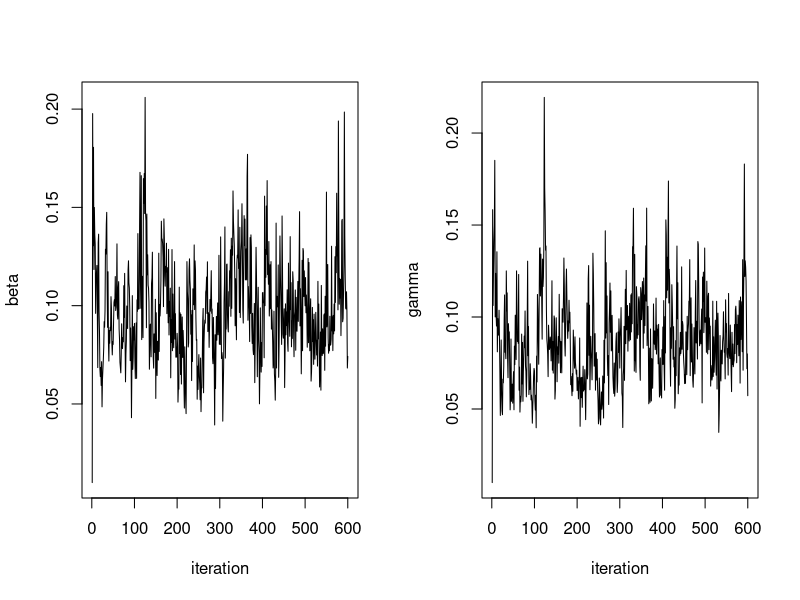
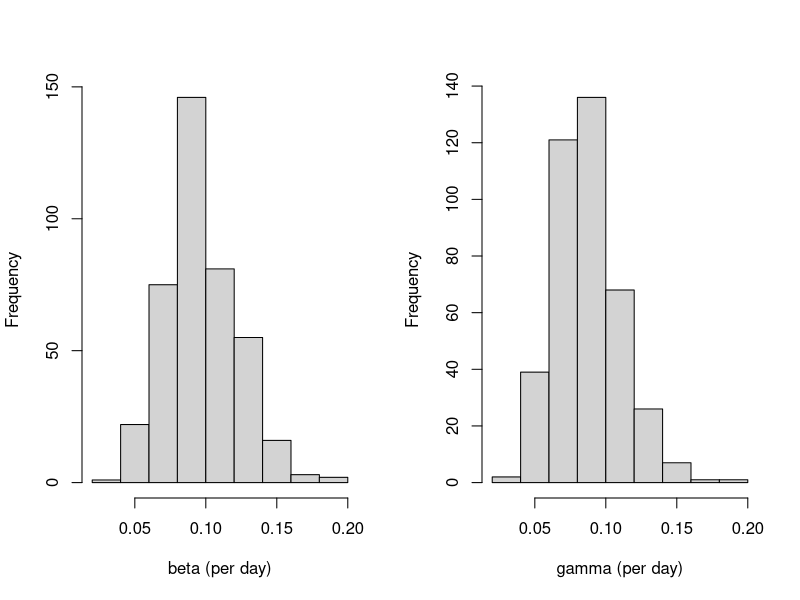
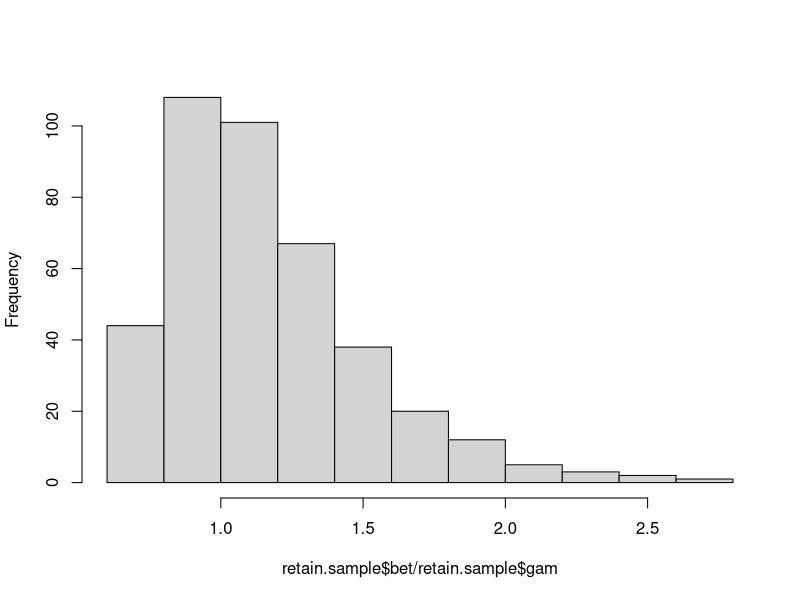

The R source for these figures, in order:
# This source code contains the main program (sampleSIR.R) and
# all required subroutines.
# Last updated July 12, 2015/KA

######################
# (1) Program readdata
######################
readdata = function(){
# July 16, 2012/KA
#
# This function outputs the Abakaliki smallpox data.
# The data points are time intervals (days) between the 
# detection of cases. There were 30 cases altogether, including
# the index case, so there are 29 time intervals.

# The observed data as time intervals (in days) between the removals
return(c(13,7,2,3,0,0,1,4,5,3,2,0,2,0,5,3,1,4,0,1,1,1,2,0,1,5,0,5,5))

}


##########################
# (2) Program removaltimes
##########################
removaltimes = function(intervals){
# July 16, 2012/KA
#
# This function outputs the removal times, based on 
# the observed time intervals between the removals. 

# N.B. The time origin (infection time of the index case) and 
#      the removal time of the index case are specific choices
#      pertaining to the Abakaliki smallpox data (cf. the intructions
#      to this exercise)
#
# INPUT intervals = time intervals between removals 

# Reserved space for removal times
n_intervals  = length(intervals)
remtimes     = rep(0,n_intervals+1)

# Model assumption: the removal in the index case occurred at day 14;
#                   the time origin will at day 0 = the day of infection
#                   of the index case
remtimes[1]   = 14

# Calculate the removal times for cases 2,...,30
remtimes[2:(n_intervals+1)] = remtimes[1] + cumsum(intervals)

# The output
return(remtimes) # all removal times 

}


############################
# (3) Program initializedata
############################
initializedata = function(remtimes){
# July 16, 2012/KA
#
# This function initializes the complete data for the
# general epidemic model with observed removal times. 
# The complete data contains infection and removal times 
# of the 'n' individuals that were infected during the oubreak.
#
# For each individual, the initial value of the infection 
# time is taken to be halfway between time 0 and the time 
# of removal for the individual.
#
# N.B. There are M-n susceptible individuals that do not
#      acquire infection during the outbreak. These data are
#      not coded in the complete data matrix.
#
# INPUT remtimes        = the removal times as a vector (of length n)
# OUTPUT initializedata = a complete data matrix (nx2 matrix)

# Reserve space the complete data matrix
n            = length(remtimes) # The total number of infected during the outbreak
completedata = matrix(0,n,2)
completedata = as.data.frame(completedata)
colnames(completedata) = c("infectiontime","removaltime")

# The data for the index case is on the first row:
completedata[1,] = c(0,remtimes[1]) # infection at time 0, removal as in the input

# Initialize the infection times for cases 2,...,n
inftimes = rep(0,n)
for (k in 2:n){  
   inftimes[k]      = inftimes[k-1] + (remtimes[k-1]-inftimes[k-1])/2
   completedata[k,] = c(inftimes[k],remtimes[k])
   }

# The output: the complete data matrix
initializedata = completedata;

}



###########################
# (4) Program loglikelihood
###########################
loglikelihood = function(A,M,bet,gam){
# May 28, 2011/KA
#
# This function calculates the value of the log-likelihood.
# The likelihood is based on *individual* histories
# of infection and removal times in the general epidemic model.
# See the lecture notes and the instuctions to this exercise.
#
# INPUT A       = the complete data matrix: a nx2 matrix, including
#                 the infection and removal times for the n infected
#                 individuals in the data
#       M       = the total number of individuals in the community
#       bet,gam = the current iterates of the model parameters
#
# OUTPUT = the value of the log-likelihood.
#
# N.B.     If the complete data matrix is such that
#          the number of infectious or susceptibles is
#          zero during the outbreak, value -Inf is returned.
#          This notifies an impossible realisation in the model.
#
# N.B.     The likelihood function is based on *individual* event-histories.
#          This agrees with the actual augmentation routine (update_inftimes.R),
#          in which unknown *individual* infection times are sampled 
#          conditionally on each individual's removal time.
#
# This subroutine is called by function update_inftimes.R.

# The number of infected individuals during the entire outbreak, including the index case 
n = dim(A)[1]

# 'Recode' the infection and removal times
inftimes = cbind(rep(1,n),A[,1])    # 1 = infection
remtimes = cbind(rep(0,n),A[,2])    # 0 = removal
times    = rbind(inftimes,remtimes) 

# Sort the infection and removal times in ascending order
c     = sort(times[,2],index.return=TRUE);
times = times[c$ix,];

# The indicator vector for infection events
indicator = times[,1]

# The  indices of the infection times
infection = which(indicator==1)

# Reserve space: the numbers of infected at each of the n-1 infections
no_infected        = rep(0,n-1)

#
for (i in 2:n){

# The number of infections before the infection in qustion
ninf = sum(indicator[1:(infection[i]-1)] == 1) 

# The number of removals before the infection in question
nrem = sum(indicator[1:(infection[i]-1)] == 0)

# The number of infected individuals at the time of the infection in question
no_infected[i-1] = ninf-nrem

}

########################################################################
# The log-likeihood contributions: cf. the intructions to this practical
########################################################################

# The log-likelihood contribution from the removals
c1 = (n-1)*log(bet)

# The log-likelihood contribution from the infections
c2 = n*log(gam) + sum(log(no_infected))

# Calculate the contribution of the integral term 
c3 = -gam*totaltime_infected(A) - (bet/M)*totaltime_infpressure(A,M)

# Output: the log-likelihood
return(c1+c2+c3)
 
}



###################################
# (5) Program totaltime_infpressure
###################################
totaltime_infpressure = function(completedata,M){
# July 16, 2012/KA
#
# This function calculates the values of integral 
# int_0^T S(u)I(u)du. This is the total time of
# infectious pressure in the study population. It can also
# interpreted as the total time spent susceptible, weighted
# by the number of infectives.
#
# N.B. This function takes into account also the contribution
#      from the 90 individuals that did not acquire infection
#      during the outbreak.
#
# INPUT completedata = the complete data matrix
#       M            = the total number of individuals
#
# OUTPUT = the value of the integral
#
# This subroutine is called by function update_beta.R.
# This subroutine calls function totaltime_infected.R.

# The number of individuals with infection during the outbreak
Ninf = dim(completedata)[1] 

# The number of individuals the remain suseptible
Nsusc = M-Ninf    

# The infection and removal times 
inftimes = completedata$infectiontime
remtimes = completedata$removaltime

# Initialise the total time of infectious pressure
totaltime = 0

# Calculate the contribution to the total time of infectious pressure
# from those that acquire infection during the outbreak
for (k in 1:Ninf){
 for (j in 1:Ninf){
   t1        = min(remtimes[k],inftimes[j])
   t2        = min(inftimes[k],inftimes[j])
   totaltime = totaltime + (t1-t2)
 }
}


# Add the contribution of all those that remain susceptible throughout
# the outbreak
inftime   = totaltime_infected(completedata) # The total time spent infective
totaltime = totaltime + Nsusc*inftime        #

# The output
return(totaltime)
}

#################################
# (6) Program totaltime_infected
#################################
totaltime_infected = function(completedata){
# July 16, 2012/KA
#
# This function calculates the value of the integral int_0^T I(u)du.
# This is the total time spent infected during the oubreak
# in the study population.
#
# INPUT  completedata  = the complete data matrix
#
# OUTPUT    = the total time spent infected in the study population
#
# This subroutine is called by function update_gamma.R.

# The total sum of the durations of infected periods in the individuals 
return(sum(completedata$removaltime-completedata$infectiontime))

}


#############################
# (7) Program update_inftimes
#############################
update_inftimes = function(completedata,M,bet,gam){
# July 16, 2012/KA
#
# This function updates the unknown infection times
# in the general epidemic model with observed removal times.
# Each of the unknown times is updated separately using
# a Metropolis-Hastings step.
#
# INPUT completedata  = the complete data matrix
#       M             = the total number of individuals
#       bet,gam       = the current iterates of the model parameters
#
# OUTPUT update_times = the updated complete data matrix
#
# This function calls subroutine loglikelihood.R.

# The number of infection times, including the index case
n = length(completedata$infectiontime)

# Iterate over all unknown infection times
for (i in 2:n){

 # The value of the current log-likelihood
 loglikelihood.old = loglikelihood(completedata,M,bet,gam);

 # Propose a new infection time for individual i, uniformly
 # between 0 and the removal time of the individual
 infectiontime.new = runif(1,0,completedata[i,]$removaltime);

 # The modified data matrix: 
 # replace the current infection time with the proposal
 completedata.new                   = completedata;
 completedata.new[i,]$infectiontime = infectiontime.new;
 
 # The value of the log-likelihood under the modified process
 loglikelihood.new = loglikelihood(completedata.new,M,bet,gam);

 # Using the Metrolis-Hastings method, decide if the
 # proposal is accepted 
 if ( log(runif(1,0,1)) < (loglikelihood.new-loglikelihood.old)){
    completedata = completedata.new; # accept 
    }

 # N.B. If the proposal was not accepted, the old complete data
 # matrix will be returned
    
 }

# Return the updated complete data matrix
return(completedata);

}


##########################
# (8) Program update_beta
##########################
update_beta = function(completedata,M){
# July 16, 2012/KA
#
# This function updates parameter 'beta' from its 
# full conditional posterior distribution under
# complete data in the general epidemic model.
#
# INPUT completedata = the complete data matrix
#       M            = the total number of individuals
# 
# OUPUT update_beta  = a Gibbs iterate of parameter 'beta' 
#
# This function calls subroutine totaltime_infpressure.R.
# This function is called by function sampleSIR.R.

# The number of infections, excluding the index case
N.infections = dim(completedata)[1] - 1

# The parameters defining the Beta prior of parameter 'beta'
nu.beta = 0.0001 # 0.0001, 10 
la.beta = 0.0001 # 0.0001, 100

# The parameters of the full conditional (Beta) distribution of parameter 'beta'
al = N.infections + nu.beta;
be = (1/M)*totaltime_infpressure(completedata,M) + la.beta;

# Draw and return one Gamma(al,be) random variate
return(rgamma(1,al,be))

}

##########################
# (9) Program update_gamma
##########################
update_gamma = function(completedata){
# July 16, 2012/KA
#
# This function updates parameter 'gamma' from its
# full conditional posterior distribution under 
# complete data in the general epidemic model.
#
# INPUT completedata  = the complete data matrix
#
# OUTPUT update_gamma = a Gibbs update of parameter 'gamma'
#
# This function calls routines totaltime_infected.R.
# This function is called by functions sampleSIR.R 

# The number of removals during the outbreak
n = dim(completedata)[1]

# The parameters defining the Beta prior of parameter 'gam'
nu.gam = 0.0001  # 0.0001, 10
la.gam = 0.0001 # 0.0001, 100

# The parameters of the full conditional distribution of parameter 'gam'
al = n + nu.gam
be = totaltime_infected(completedata) + la.gam

# Draw and return one Gamma(al,be) random variate
return(rgamma(1,al,be))

}


########################
# (10) Program sampleSIR
########################
sampleSIR = function(remtimes,M,mcmc.size){
# July 16, 2012/KA
#
# This function draws samples from the joint posterior 
# distribution of the two model parameters ('beta' and 'gamma') and 
# the unobserved infection times in the general epidemic model with
# observed removal times.
# 
# The time origin t=0 is taken to be the time when the index
# case becomes infected. The index case's removal time is the
# first one in the input vector 'remtimes'.
#
# The analysis is based on augmenting the set of model unknowns 
# with the unobserved infection times. The infection and removal times
# are implemented as *individual-based* event histories. This affects 
# the choice of the form of the likelihood: see the lecture notes 
# and the instructions to this exercise.
#
# INPUT  remtimes  = the removal times (in ascending order)
#        M         = the total number of individuals in the community
#        mcmc.size = the number of MCMC iterations to be performed
#
# OUTPUT sampleSIR = a (mcmc.size)x2 matrix, the columns including the MCMC 
#                    samples of parameters 'beta' and 'gamma'
#
# This function calls subroutines initializedata.R, update_beta.R, 
# update_gamma.R, and update_inftimes.R.

# (a) Reserve space for the MCMC output
mcmc.samples           = matrix(0,mcmc.size,2); 
mcmc.samples           = as.data.frame(mcmc.samples)
colnames(mcmc.samples) = c("beta","gamma")

# (b) Initialize the model unknowns
bet          = 0.01; # infection rate
gam          = 0.01; # recovery rate
completedata = initializedata(remtimes) # initialize the complete data matrix
                                        # with 2 columns: infection times and
                                        # removal times

# Store the initial values
mcmc.samples[1,]$beta  = bet
mcmc.samples[1,]$gamma = gam

# The MCMC iterations
for (i in 2:mcmc.size){

   # Update the parameters and the unknown infection times 
   bet          = update_beta(completedata,M);            # (c) parameter beta
   gam          = update_gamma(completedata);             # (d) parameter gamma
   completedata = update_inftimes(completedata,M,bet,gam) # (e) unobserved infection times

   # Store the current iterates for 'beta' and 'gamma'
   mcmc.samples[i,]$beta  = bet
   mcmc.samples[i,]$gamma = gam

   }

# Return the MCMC sample of the two model parameters
return(mcmc.samples)

}



#######################################################
#######################################################

# Read in the data and draw the MCMC samples
data        = readdata()
remtimes    = removaltimes(data)
mcmc.size   = 600
mcmc.sample = sampleSIR(remtimes,M=120,mcmc.size)

# Plot the sample paths
par(mfrow=c(1,2))
plot(mcmc.sample$beta,type="l",xlab="iteration",ylab="beta")
plot(mcmc.sample$gam,type="l",xlab="iteration",ylab="gamma")

# Plot the histograms of the posterior distributions after 
# discarding a number of burn-in samples
burnin = 200
retain.sample = mcmc.sample[burnin:mcmc.size,]
hist(retain.sample$beta,xlab="beta (per day)",main=" ")
hist(retain.sample$gam,xlab="gamma (per day)",main=" ")

# Plot the posterior distribution of the 'reproduction number'
par(mfrow=c(1,1))
hist(retain.sample$bet/retain.sample$gam,main="")

